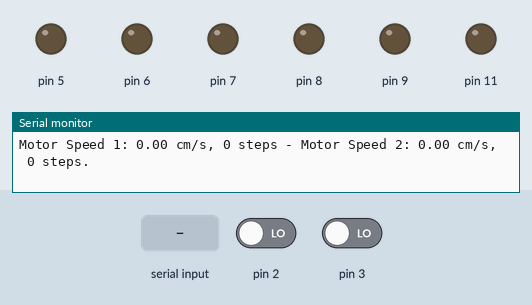
Recording of a sketch running on a simulated Arduino Uno, built with avr-gcc and run on an emulated ATmega328P. On the bench: output pins drawn as LEDs (lit = HIGH), the last lines printed to the serial monitor. Inputs (shaded band) come from the test bench; at power-on: pin 2 LOW, pin 3 LOW.

Above: at 1.2 s.
1.3 s: "90,45\n" received over Serial
At 2.5 s:
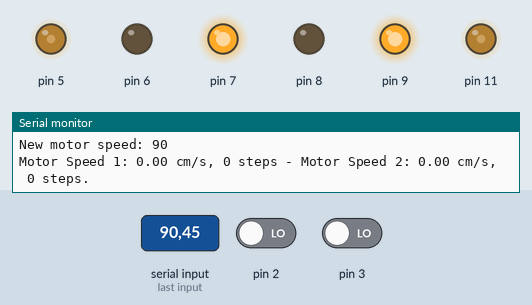
2.8 s: "30,150\n" received over Serial
At 3.7 s:
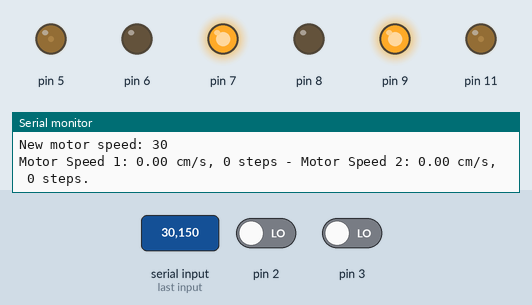
4.3 s: "200\n" received over Serial
At 4.7 s:
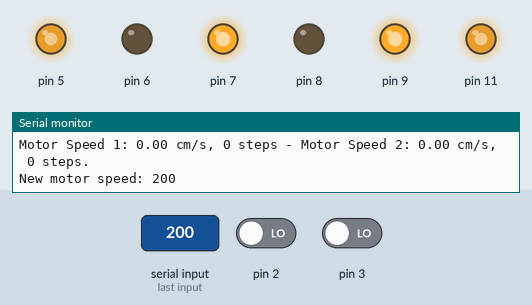
5.8 s: "90\n" received over Serial
At 7.0 s:
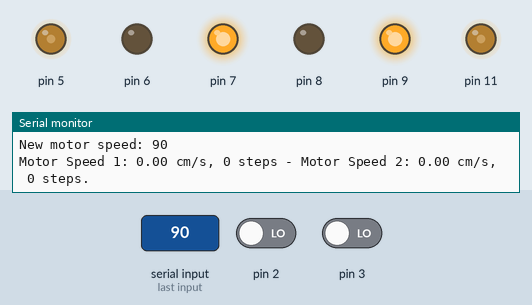
Timing chart, 0 to 8.3 s (numbered marks = the images above; inputs shaded):
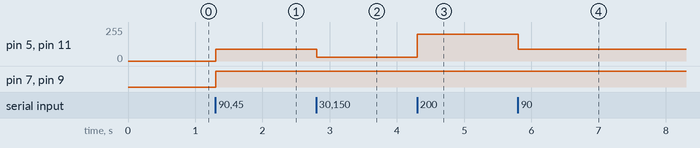

Measured:
- after the input at 1.3 s, pin 5, pin 11: 0/255 → 90/255 at once; pin 7, pin 9: LOW → HIGH at once
- after the input at 2.8 s, pin 5, pin 11: 90/255 → 30/255 at once
- after the input at 4.3 s, pin 5, pin 11: 30/255 → 200/255 at once
- after the input at 5.8 s, pin 5, pin 11: 200/255 → 90/255 at once

The sketch:

DualMotorEncoderDemo.ino
```cpp
/*
	DualMotorEncoderDemo.ino
	use of Hardware Interrupts to measure speed from two motors encoders
  works with bluetooth on serial

	Ben Kessler
*/

// Include the TimerOne Library from Paul Stoffregen
#include "TimerOne.h"

// Constants for Interrupt Pins
// Change values if not using Arduino Uno

// Motor Pins
typedef struct MotorPinsStruct {
	const byte encoder; //Interrupt Pin
	const int PWM; //Motor Driver PWM
  const int i2; //Motor Driver i2
  const int i1; //Motor Driver i1
} MotorPins;

MotorPins MOTOR_A = {3,11,9,8};  // Motor 2 - INT 1 - Left Motor - CCW = Forward
MotorPins MOTOR_B = {2,5,6,7};  // Motor 1 - INT 0 - Right Motor - CW = Forward

// Constant for steps in disk
const float stepcount = 20.00;  // 20 Slots in disk, change if different

// Constant for wheel diameter
const float wheeldiameter = 59; // Wheel diameter in millimeters, change if different

// Constant for cm/step
const float circumference = (wheeldiameter * 3.14) / 10; // Calculate wheel circumference in cm
const float cm_step = circumference / stepcount;  // CM per Step

// Integers for pulse counters
unsigned int counter1 = 0;
unsigned int counter2 = 0;

// Interrupt Service Routines

// Motor 1 pulse count ISR
void ISR_count1()
{
  counter1++;  // increment Motor 1 counter value
}

// Motor 2 pulse count ISR
void ISR_count2()
{
  counter2++;  // increment Motor 2 counter value
}

// TimerOne ISR
void ISR_timerone()
{
  Timer1.detachInterrupt();  // Stop the timer
  Serial.print("Motor Speed 1: ");
  float rotation1 = counter1*cm_step;  // calculate CM/S for Motor 1
  Serial.print(rotation1);
  Serial.print(" cm/s, ");
  Serial.print(counter1);
  Serial.print(" steps - ");
  counter1 = 0;  //  reset counter to zero
  Serial.print("Motor Speed 2: ");
  float rotation2 = counter2*cm_step;  // calculate CM/S for Motor 2
  Serial.print(rotation2);
  Serial.print(" cm/s, ");
  Serial.print(counter2);
  Serial.println(" steps.");
  counter2 = 0;  //  reset counter to zero
  Timer1.attachInterrupt( ISR_timerone );  // Enable the timer
}

// Define variables to hold the incoming data
String inputString = "";    // a String to hold incoming data
bool stringComplete = false;  // whether the string is complete

void setup()
{
  Serial.begin(9600);

  Timer1.initialize(1000000); // set timer for 1sec
  attachInterrupt(digitalPinToInterrupt (MOTOR_B.encoder), ISR_count1, RISING);  // Increase counter 1 when speed sensor pin goes High
  attachInterrupt(digitalPinToInterrupt (MOTOR_A.encoder), ISR_count2, RISING);  // Increase counter 2 when speed sensor pin goes High
  Timer1.attachInterrupt( ISR_timerone ); // Enable the timer
  inputString.reserve(200); // reserve 200 bytes for the inputString:

  pinMode(MOTOR_A.PWM, OUTPUT);
  pinMode(MOTOR_B.PWM, OUTPUT);
  pinMode(MOTOR_A.i2, OUTPUT);
  pinMode(MOTOR_B.i2, OUTPUT);
  pinMode(MOTOR_A.i1, OUTPUT);
  pinMode(MOTOR_B.i1, OUTPUT);

  translational(0,0);
}

void loop()
{
  if (stringComplete) {
    // Convert the collected string to an integer
    int number = inputString.toInt();

    // Ensure the number is within the desired range
    if (number >= 0 && number <= 255) {
      Serial.print("New motor speed: ");
      Serial.println(number);
      translational(1,number);
    } else {
      Serial.println("Number out of range. Please enter a number between 0 and 255.");
    }

    // Clear the inputString for the next round of input
    inputString = "";
    stringComplete = false; // Reset the flag
  }
}

void setMotor(int dir, int pwmVal, MotorPins motor) {
  analogWrite(motor.PWM, pwmVal); //set speed via PWM
  if (dir==1){//CCW
    digitalWrite(motor.i1,LOW);
    digitalWrite(motor.i2,HIGH);
  }else if (dir==-1){//CW
    digitalWrite(motor.i1,HIGH);
    digitalWrite(motor.i2,LOW);
  }else {//stop
    digitalWrite(motor.i1,LOW);
    digitalWrite(motor.i2,LOW);
  }
}

void translational(int dir, int pwmVal){//set motors at same speed and direction
  setMotor(dir, pwmVal, MOTOR_A); //Set Left Motor
  setMotor(-dir, pwmVal, MOTOR_B); //Set Right Motor (oppisite rotation)
}

void rotational(int dir, int pwmVal){//set motors at same speed, oppisite direction
  setMotor(dir, pwmVal, MOTOR_A); //Set Left Motor
  setMotor(dir, pwmVal, MOTOR_B); //Set Right Motor (same rotation)
}

void serialEvent() {
  while (Serial.available()) {
    // Get the new byte:
    char inChar = (char)Serial.read();
    // Add it to the inputString:
    if (inChar == '\n') {
      stringComplete = true;
    } else {
      inputString += inChar;
    }
  }
}
```
